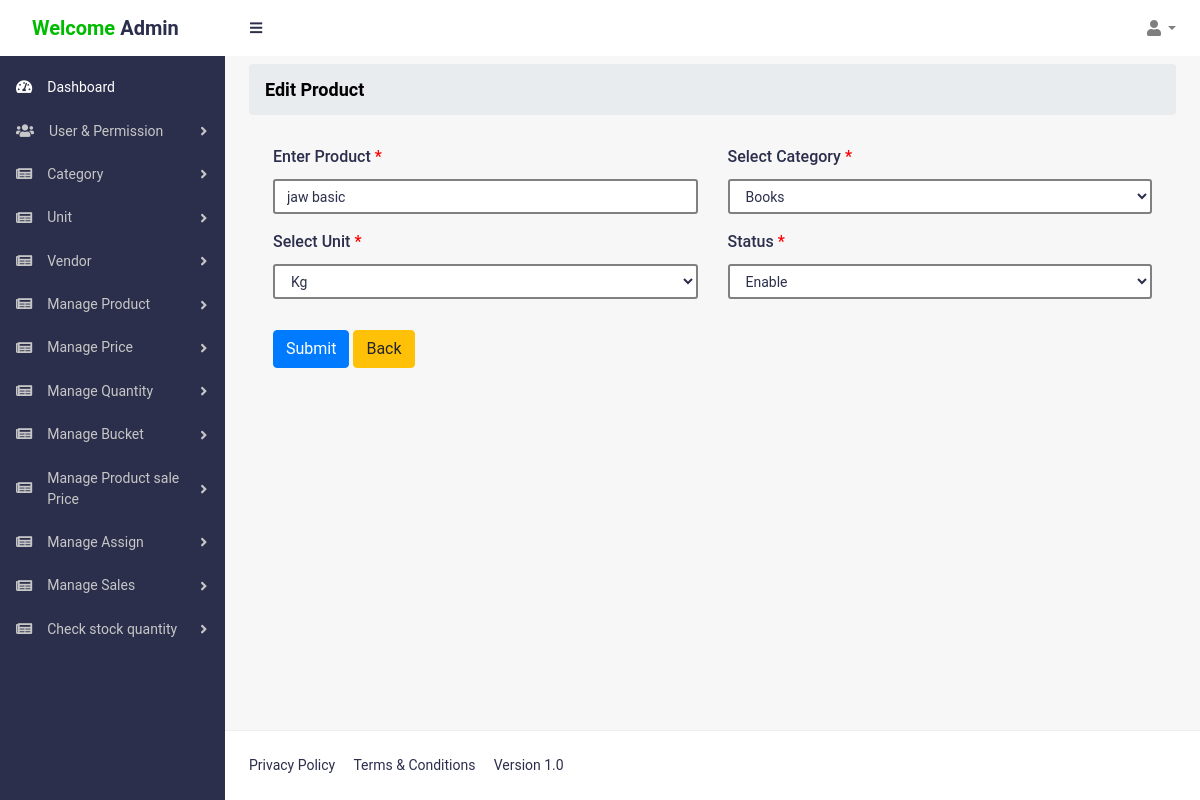
/admin/edit_product.php?id=2&target=edit_product (signed in), run on the app's committed database.
### tables this page shows
CREATE TABLE `user` (
  `id` int NOT NULL,
  `name` varchar(255) NOT NULL,
  `company` varchar(255) DEFAULT NULL,
  `contact` varchar(255) NOT NULL,
  `address` varchar(255) NOT NULL,
  `username` varchar(255) NOT NULL,
  `password` varchar(255) NOT NULL,
  `without_md5_pwd` varchar(255) DEFAULT NULL,
  `role_id` int DEFAULT NULL,
  `created_by` varchar(255) NOT NULL,
  `status` varchar(255) DEFAULT NULL,
  `added_on` datetime NOT NULL
);

CREATE TABLE `product` (
  `id` int NOT NULL,
  `product_name` varchar(255) NOT NULL,
  `category_id` int NOT NULL,
  `unit_id` int NOT NULL,
  `status` varchar(255) NOT NULL,
  `created_by` int NOT NULL,
  `added_on` datetime NOT NULL
);

CREATE TABLE `category` (
  `id` int NOT NULL,
  `name` varchar(255) DEFAULT NULL,
  `created_by_id` varchar(255) DEFAULT NULL,
  `created_by_name` varchar(255) DEFAULT NULL,
  `date_time` datetime DEFAULT CURRENT_TIMESTAMP
);

CREATE TABLE `unit` (
  `id` int NOT NULL,
  `name` varchar(255) DEFAULT NULL,
  `created_by_id` varchar(255) DEFAULT NULL,
  `created_by_name` varchar(255) DEFAULT NULL,
  `date_time` datetime DEFAULT CURRENT_TIMESTAMP
);

### admin/RolesMiddleware.php (called while the page is built, shortened)
<?php
require_once 'config/config.php';
$id = $_SESSION['a_id'];
$query = "select * from `user` where `id`='$id'";
$query_conn = $db->query($query);
$getuserdata = $query_conn->fetch_assoc();
$user_id = $getuserdata['role_id'];
$getAllPer = $db->query("select * from `roles_and_permission` where `id`='$user_id'");
$allper = $getAllPer->fetch_assoc();
$alPermission = $allper['permissions'];
$permissionArray = explode(' ,',$alPermission);
class permission{
    ?>
         <?php
public static function hidePemission($permission) {
    global $permissionArray;
    if (in_array($permission, $permissionArray)) {
      return true;
    } else {
      return false;
    }
}
}
?>

### admin/edit_product.php (the view, shortened to what this page needs)
<?php
require_once 'config/config.php';
?>
<?php include 'header.php'; ?>
<link href="https://cdn.jsdelivr.net/npm/select2@4.1.0-rc.0/dist/css/select2.min.css" rel="stylesheet" />
<?php
if(isset($_GET['id']))
{
    $ctgy_id=$_GET['id'];
$clt_prdt = "SELECT * FROM `product` where `id`='$ctgy_id'";
$qst_clt_prdt=$db->query($clt_prdt);
$clct_clt_prdt=$qst_clt_prdt->fetch_assoc();
$product_name=$clct_clt_prdt['product_name'];
$category_id=$clct_clt_prdt['category_id'];
$unit_id=$clct_clt_prdt['unit_id'];
$status=$clct_clt_prdt['status'];
$cat_query = "select * from `category`";
$cat_exquit = $db->query($cat_query);
$unit_query = "select * from `unit`";
$unit_exquit = $db->query($unit_query);
}
?>
<div id="layoutSidenav_content">
<main>
<div class="container-fluid">
<ol class="breadcrumb mb-30 mt-2">
<li class="breadcrumb-item active" style="font-size: 18px;font-weight: bold;color: black !important;">Edit Product </li>
</ol>
<div class="container-fluid">
<form method="POST" action="" enctype="multipart/form-data">
<div class="row">
<div class="form-group col-md-6 col-xs-6 ">
<label class="form-label" style="font-size:16px !important;">Enter Product <span style="color:red;">*</span></label>
<input type='text' name="product" placeholder="Enter name" class="form-control"  style="border: 2px solid grey!important;" value="<?php echo $product_name ?>" required>
</div>
<div class="form-group col-md-6 col-xs-6 ">
<label class="form-label" style="font-size:16px !important;"> Select Category <span style="color:red;">*</span></label>
<select name="category_id" class="form-control"  style="border: 2px solid grey!important;" required>
    <?php while($cat=$cat_exquit->fetch_assoc()){ ?>
    <option <?php echo ( $cat['id'] == $category_id ) ? 'selected' : ''; ?> value="<?php echo $cat['id'] ?>"> <?php echo $cat['name']  ?> </option>
    <?php } ?>
</select>
</div>
<div class="form-group col-md-6 col-xs-6 ">
<label class="form-label" style="font-size:16px !important;"> Select Unit <span style="color:red;">*</span></label>
<select name="unit_id" class="form-control"  style="border: 2px solid grey!important;" required>
    <?php while($unit=$unit_exquit->fetch_assoc()){ ?>
    <option <?php echo ( $unit['id'] == $unit_id ) ? 'selected' : ''; ?> value="<?php echo $unit['id'] ?>"> <?php echo $unit['name']  ?> </option>
    <?php } ?>
</select>
</div>
<div class="form-group col-md-6 col-xs-6 ">
<label class="form-label" style="font-size:16px !important;">Status <span style="color:red;">*</span></label>
<select name="status" class="form-control" style="border: 2px solid grey!important;" required>
    <option value="enable" <?php echo ($status == 'enable') ? 'selected' : ''; ?>>Enable</option>
</select>
</div>
<div class="form-group col-md-12" style="margin-top:15px">
<button type='submit' name="submit" class='btn btn-primary'>Submit</button> <a href="view_product.php" class='btn btn-warning'>Back</a>
</div>
</div>
</form>
</div>
</div>
</main>
<?php include 'footer.php';
?>

### admin/header.php (shortened to what this page needs)
<?php
require('RolesMiddleware.php');
 ?>
<!DOCTYPE html>
<html lang="en">
<head>
<link href="css/styles.css" rel="stylesheet">
<link href="css/admin-style.css" rel="stylesheet">
<link href="vendor/bootstrap/css/bootstrap.min.css" rel="stylesheet">
<link href="vendor/fontawesome-free/css/all.min.css" rel="stylesheet">
<link rel="stylesheet" href="css/typing.css">
<link rel="stylesheet" href="css/chat.css">
<link rel="stylesheet" href="vendor/froala_editor_3.1.1/css/froala_editor.css">
<link rel="stylesheet" href="vendor/froala_editor_3.1.1/css/froala_style.css">
<link rel="stylesheet" href="vendor/froala_editor_3.1.1/css/plugins/code_view.css">
<link rel="stylesheet" href="vendor/froala_editor_3.1.1/css/plugins/colors.css">
<link rel="stylesheet" href="vendor/froala_editor_3.1.1/css/plugins/emoticons.css">
<link rel="stylesheet" href="vendor/froala_editor_3.1.1/css/plugins/image_manager.css">
<link rel="stylesheet" href="vendor/froala_editor_3.1.1/css/plugins/image.css">
<link rel="stylesheet" href="vendor/froala_editor_3.1.1/css/plugins/line_breaker.css">
<link rel="stylesheet" href="vendor/froala_editor_3.1.1/css/plugins/table.css">
<link rel="stylesheet" href="vendor/froala_editor_3.1.1/css/plugins/char_counter.css">
<link rel="stylesheet" href="vendor/froala_editor_3.1.1/css/plugins/video.css">
<link rel="stylesheet" href="vendor/froala_editor_3.1.1/css/plugins/fullscreen.css">
<link rel="stylesheet" href="vendor/f8oala_editor_3.1.1/css/plugins/file.css">
</head>
<?php
$admin_id=$_SESSION['a_id'];
 $usr_dtl="select * from `user` where `id`='$admin_id' and status='enable'";
$qst_usr_dtl=$db->query($usr_dtl);
$clct_usr_dtl=$qst_usr_dtl->fetch_assoc();
$usr_nme=$clct_usr_dtl['name'];
?>
<body id="body" class="sb-nav-fixed">
<nav class="sb-topnav navbar navbar-expand navbar-light bg-clr">
<a class="navbar-brand logo-brand" href="index.php"><span style="color:#00bc00">Welcome</span> <?php echo $usr_nme?></a>
<button class="btn btn-link btn-sm order-1 order-lg-0" id="sidebarToggle" href="#"><i onclick="myFunction()" class="fas fa-bars"></i></button>
<ul class="navbar-nav ml-auto mr-md-0">
<li class="nav-item dropdown">
<a class="nav-link dropdown-toggle" id="userDropdown" href="#" role="button" data-toggle="dropdown" aria-haspopup="true" aria-expanded="false"><i class="fas fa-user fa-fw"></i></a>
</li>
</ul>
</nav>
<div id="layoutSidenav">
<div id="layoutSidenav_nav">
<nav class="sb-sidenav accordion sb-sidenav-dark" id="sidenavAccordion">
<div class="sb-sidenav-menu">
<div class="nav">
<a class="nav-link active" href="index.php">
<div class="sb-nav-link-icon"><i class="fas fa-tachometer-alt"></i></div>
Dashboard
</a>
<?php if(permission::hidePemission('view_role') || permission::hidePemission('view_user')){ ?>
<a class="nav-link collapsed" href="#" data-toggle="collapse" data-target="#collapseLayoutdssdfs" aria-expanded="false" aria-controls="collapseLayouts">
<div class="sb-nav-link-icon"><i class="fas fa-users"></i></div>
User & Permission
<div class="sb-sidenav-collapse-arrow"><i class="fas fa-angle-down"></i></div>
</a>
<?php } ?>
<?php if(permission::hidePemission('view_category') ){ ?>
<a class="nav-link collapsed" href="#" data-toggle="collapse" data-target="#collapseLayoudsdfgdtdssdfs" aria-expanded="false" aria-controls="collapseLayouts">
<div class="sb-nav-link-icon"><i class="fas fa-newspaper"></i></div>
Category
<div class="sb-sidenav-collapse-arrow"><i class="fas fa-angle-down"></i></div>
</a>
<?php } ?>
<?php if(permission::hidePemission('view_unit') ){ ?>
<a class="nav-link collapsed" href="#" data-toggle="collapse" data-target="#collapseLayouddtdssdfs" aria-expanded="false" aria-controls="collapseLayouts">
<div class="sb-nav-link-icon"><i class="fas fa-newspaper"></i></div>
Unit
<div class="sb-sidenav-collapse-arrow"><i class="fas fa-angle-down"></i></div>
</a>
<?php } ?>
<?php if(permission::hidePemission('view_vendor') ){ ?>
<a class="nav-link collapsed" href="#" data-toggle="collapse" data-target="#collapseLayodddutdssdfs" aria-expanded="false" aria-controls="collapseLayouts">
<div class="sb-nav-link-icon"><i class="fas fa-newspaper"></i></div>
Vendor
<div class="sb-sidenav-collapse-arrow"><i class="fas fa-angle-down"></i></div>
</a>
<?php } ?>
<?php if(permission::hidePemission('add_product') || permission::hidePemission('view_product')){ ?>
<a class="nav-link collapsed" href="#" data-toggle="collapse" data-target="#collapseLayouddsdfghtsssdssdfs" aria-expanded="false" aria-controls="collapseLayouts">
<div class="sb-nav-link-icon"><i class="fas fa-newspaper"></i></div>
Manage Product
<div class="sb-sidenav-collapse-arrow"><i class="fas fa-angle-down"></i></div>
</a>
<?php } ?>
<?php if(permission::hidePemission('view_basic_price') || permission::hidePemission('add_basic_price')){ ?>
<a class="nav-link collapsed" href="#" data-toggle="collapse" data-target="#collapseLayouddsdfghtsssssssdcccssdfs" aria-expanded="false" aria-controls="collapseLayouts">
<div class="sb-nav-link-icon"><i class="fas fa-newspaper"></i></div>
Manage Price
<div class="sb-sidenav-collapse-arrow"><i class="fas fa-angle-down"></i></div>
</a>
<?php } ?>
<?php if(permission::hidePemission('add_quantity') || permission::hidePemission('view_quantity')){ ?>
<a class="nav-link collapsed" href="#" data-toggle="collapse" data-target="#collapseLayouddsdfghtsssssssdssdfs" aria-expanded="false" aria-controls="collapseLayouts">
<div class="sb-nav-link-icon"><i class="fas fa-newspaper"></i></div>
Manage Quantity
<div class="sb-sidenav-collapse-arrow"><i class="fas fa-angle-down"></i></div>
</a>
<?php } ?>
<?php if(permission::hidePemission('view_bucket') || permission::hidePemission('add_bucket') ){ ?>
<a class="nav-link collapsed" href="#" data-toggle="collapse" data-target="#collapseLaayouddsdfghtsssssssdssdfs" aria-expanded="false" aria-controls="collapseLayouts">
<div class="sb-nav-link-icon"><i class="fas fa-newspaper"></i></div>
Manage Bucket
<div class="sb-sidenav-collapse-arrow"><i class="fas fa-angle-down"></i></div>
</a>
<?php } ?>
<?php if(permission::hidePemission('view_product_sale_price') || permission::hidePemission('roles_product_sale_permission') ){ ?>
<a class="nav-link collapsed" href="#" data-toggle="collapse" data-target="#collapseLaayosasasuddsdfghtsssssssdssdfs" aria-expanded="false" aria-controls="collapseLayouts">
<div class="sb-nav-link-icon"><i class="fas fa-newspaper"></i></div>
Manage Product sale Price
<div class="sb-sidenav-collapse-arrow"><i class="fas fa-angle-down"></i></div>
</a>
<?php } ?>
<?php if(permission::hidePemission('view_assign_product') || permission::hidePemission('assign_product') ){ ?>
<a class="nav-link collapsed" href="#" data-toggle="collapse" data-target="#collapseLaayoussddsdfghtsssssssdssdfs" aria-expanded="false" aria-controls="collapseLayouts">
<div class="sb-nav-link-icon"><i class="fas fa-newspaper"></i></div>
Manage Assign
<div class="sb-sidenav-collapse-arrow"><i class="fas fa-angle-down"></i></div>
</a>
<?php } ?>
<?php if(permission::hidePemission('view_sale_product') || permission::hidePemission('sales_product') || permission::hidePemission('sales_bucket') ){ ?>
<a class="nav-link collapsed" href="#" data-toggle="collapse" data-target="#collapseLaayoussddsdfghssstsssssssdssdfs" aria-expanded="false" aria-controls="collapseLayouts">
<div class="sb-nav-link-icon"><i class="fas fa-newspaper"></i></div>
Manage Sales
<div class="sb-sidenav-collapse-arrow"><i class="fas fa-angle-down"></i></div>
</a>
<?php } ?>
<?php if(permission::hidePemission('check_quantity')){ ?>
<a class="nav-link collapsed" href="check_quantity.php?target=check_quantity" >
<div class="sb-nav-link-icon"><i class="fas fa-newspaper"></i></div>
Check stock quantity
<div class="sb-sidenav-collapse-arrow"><i class="fas fa-angle-down"></i></div>
</a>
<?php } ?>
</div>
</div>
</nav>
</div>

### data on the page
user: name "Admin"
product: product "jaw basic", category_id "Books", unit_id "Kg", status "Enable"
